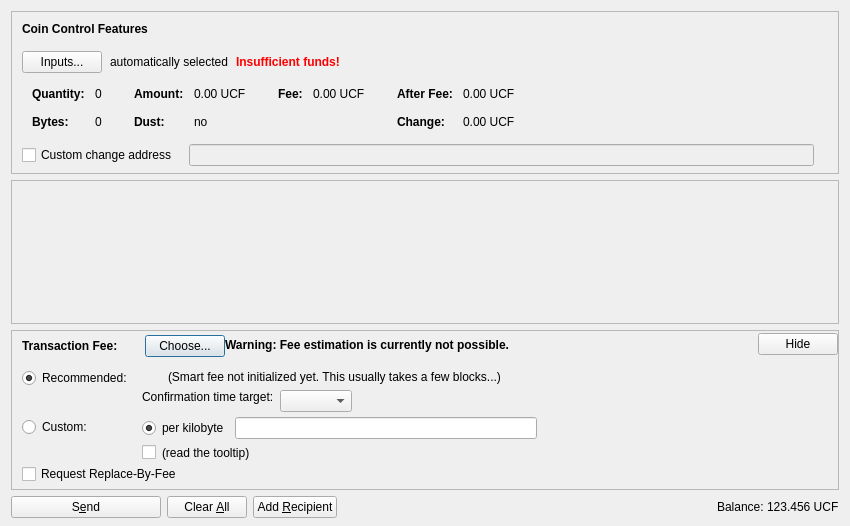
<?xml version="1.0" encoding="UTF-8"?>
<ui version="4.0">
 <class>SendCoinsDialog</class>
 <widget class="QDialog" name="SendCoinsDialog">
  <property name="geometry">
   <rect>
    <x>0</x>
    <y>0</y>
    <width>850</width>
    <height>526</height>
   </rect>
  </property>
  <property name="windowTitle">
   <string>Send Coins</string>
  </property>
  <layout class="QVBoxLayout" name="verticalLayout" stretch="0,1,0,0">
   <property name="bottomMargin">
    <number>8</number>
   </property>
   <item>
    <widget class="QFrame" name="frameCoinControl">
     <property name="sizePolicy">
      <sizepolicy hsizetype="Expanding" vsizetype="Expanding">
       <horstretch>0</horstretch>
       <verstretch>0</verstretch>
      </sizepolicy>
     </property>
     <property name="maximumSize">
      <size>
       <width>16777215</width>
       <height>16777215</height>
      </size>
     </property>
     <property name="frameShape">
      <enum>QFrame::StyledPanel</enum>
     </property>
     <property name="frameShadow">
      <enum>QFrame::Sunken</enum>
     </property>
     <layout class="QVBoxLayout" name="verticalLayoutCoinControl2">
      <property name="spacing">
       <number>0</number>
      </property>
      <property name="leftMargin">
       <number>0</number>
      </property>
      <property name="topMargin">
       <number>0</number>
      </property>
      <property name="rightMargin">
       <number>0</number>
      </property>
      <property name="bottomMargin">
       <number>6</number>
      </property>
      <item>
       <layout class="QVBoxLayout" name="verticalLayoutCoinControl" stretch="0,0,0,0,1">
        <property name="spacing">
         <number>0</number>
        </property>
        <property name="leftMargin">
         <number>10</number>
        </property>
        <property name="topMargin">
         <number>10</number>
        </property>
        <item>
         <layout class="QHBoxLayout" name="horizontalLayoutCoinControl1">
          <property name="bottomMargin">
           <number>15</number>
          </property>
          <item>
           <widget class="QLabel" name="labelCoinControlFeatures">
            <property name="sizePolicy">
             <sizepolicy hsizetype="Preferred" vsizetype="Maximum">
              <horstretch>0</horstretch>
              <verstretch>0</verstretch>
             </sizepolicy>
            </property>
            <property name="font">
             <font>
              <weight>75</weight>
              <bold>true</bold>
             </font>
            </property>
            <property name="styleSheet">
             <string notr="true">font-weight:bold;</string>
            </property>
            <property name="text">
             <string>Coin Control Features</string>
            </property>
           </widget>
          </item>
         </layout>
        </item>
        <item>
         <layout class="QHBoxLayout" name="horizontalLayoutCoinControl2" stretch="0,0,0,0">
          <property name="spacing">
           <number>8</number>
          </property>
          <property name="bottomMargin">
           <number>10</number>
          </property>
          <item>
           <widget class="QPushButton" name="pushButtonCoinControl">
            <property name="styleSheet">
             <string notr="true"/>
            </property>
            <property name="text">
             <string>Inputs...</string>
            </property>
            <property name="autoDefault">
             <bool>false</bool>
            </property>
           </widget>
          </item>
          <item>
           <widget class="QLabel" name="labelCoinControlAutomaticallySelected">
            <property name="text">
             <string>automatically selected</string>
            </property>
            <property name="margin">
             <number>5</number>
            </property>
           </widget>
          </item>
          <item>
           <widget class="QLabel" name="labelCoinControlInsuffFunds">
            <property name="font">
             <font>
              <weight>75</weight>
              <bold>true</bold>
             </font>
            </property>
            <property name="styleSheet">
             <string notr="true">color:red;font-weight:bold;</string>
            </property>
            <property name="text">
             <string>Insufficient funds!</string>
            </property>
            <property name="margin">
             <number>5</number>
            </property>
           </widget>
          </item>
          <item>
           <spacer name="horizontalSpacerCoinControl">
            <property name="orientation">
             <enum>Qt::Horizontal</enum>
            </property>
            <property name="sizeHint" stdset="0">
             <size>
              <width>40</width>
              <height>1</height>
             </size>
            </property>
           </spacer>
          </item>
         </layout>
        </item>
        <item>
         <widget class="QWidget" name="widgetCoinControl" native="true">
          <property name="sizePolicy">
           <sizepolicy hsizetype="Preferred" vsizetype="Preferred">
            <horstretch>0</horstretch>
            <verstretch>0</verstretch>
           </sizepolicy>
          </property>
          <property name="minimumSize">
           <size>
            <width>0</width>
            <height>0</height>
           </size>
          </property>
          <property name="styleSheet">
           <string notr="true"/>
          </property>
          <layout class="QHBoxLayout" name="horizontalLayoutCoinControl5">
           <property name="leftMargin">
            <number>0</number>
           </property>
           <property name="topMargin">
            <number>0</number>
           </property>
           <property name="rightMargin">
            <number>0</number>
           </property>
           <property name="bottomMargin">
            <number>0</number>
           </property>
           <item>
            <layout class="QHBoxLayout" name="horizontalLayoutCoinControl3" stretch="0,0,0,1">
             <property name="spacing">
              <number>20</number>
             </property>
             <property name="topMargin">
              <number>0</number>
             </property>
             <property name="bottomMargin">
              <number>10</number>
             </property>
             <item>
              <layout class="QFormLayout" name="formLayoutCoinControl1">
               <property name="horizontalSpacing">
                <number>10</number>
               </property>
               <property name="verticalSpacing">
                <number>14</number>
               </property>
               <property name="leftMargin">
                <number>10</number>
               </property>
               <property name="topMargin">
                <number>4</number>
               </property>
               <property name="rightMargin">
                <number>6</number>
               </property>
               <item row="0" column="0">
                <widget class="QLabel" name="labelCoinControlQuantityText">
                 <property name="font">
                  <font>
                   <weight>75</weight>
                   <bold>true</bold>
                  </font>
                 </property>
                 <property name="text">
                  <string>Quantity:</string>
                 </property>
                 <property name="margin">
                  <number>0</number>
                 </property>
                </widget>
               </item>
               <item row="0" column="1">
                <widget class="QLabel" name="labelCoinControlQuantity">
                 <property name="cursor">
                  <cursorShape>IBeamCursor</cursorShape>
                 </property>
                 <property name="contextMenuPolicy">
                  <enum>Qt::ActionsContextMenu</enum>
                 </property>
                 <property name="text">
                  <string notr="true">0</string>
                 </property>
                 <property name="margin">
                  <number>0</number>
                 </property>
                 <property name="textInteractionFlags">
                  <set>Qt::LinksAccessibleByMouse|Qt::TextSelectableByKeyboard|Qt::TextSelectableByMouse</set>
                 </property>
                </widget>
               </item>
               <item row="1" column="0">
                <widget class="QLabel" name="labelCoinControlBytesText">
                 <property name="font">
                  <font>
                   <weight>75</weight>
                   <bold>true</bold>
                  </font>
                 </property>
                 <property name="text">
                  <string>Bytes:</string>
                 </property>
                </widget>
               </item>
               <item row="1" column="1">
                <widget class="QLabel" name="labelCoinControlBytes">
                 <property name="cursor">
                  <cursorShape>IBeamCursor</cursorShape>
                 </property>
                 <property name="contextMenuPolicy">
                  <enum>Qt::ActionsContextMenu</enum>
                 </property>
                 <property name="text">
                  <string notr="true">0</string>
                 </property>
                 <property name="textInteractionFlags">
                  <set>Qt::LinksAccessibleByMouse|Qt::TextSelectableByKeyboard|Qt::TextSelectableByMouse</set>
                 </property>
                </widget>
               </item>
              </layout>
             </item>
             <item>
              <layout class="QFormLayout" name="formLayoutCoinControl2">
               <property name="horizontalSpacing">
                <number>10</number>
               </property>
               <property name="verticalSpacing">
                <number>14</number>
               </property>
               <property name="leftMargin">
                <number>6</number>
               </property>
               <property name="topMargin">
                <number>4</number>
               </property>
               <property name="rightMargin">
                <number>6</number>
               </property>
               <item row="0" column="0">
                <widget class="QLabel" name="labelCoinControlAmountText">
                 <property name="font">
                  <font>
                   <weight>75</weight>
                   <bold>true</bold>
                  </font>
                 </property>
                 <property name="text">
                  <string>Amount:</string>
                 </property>
                 <property name="margin">
                  <number>0</number>
                 </property>
                </widget>
               </item>
               <item row="0" column="1">
                <widget class="QLabel" name="labelCoinControlAmount">
                 <property name="cursor">
                  <cursorShape>IBeamCursor</cursorShape>
                 </property>
                 <property name="contextMenuPolicy">
                  <enum>Qt::ActionsContextMenu</enum>
                 </property>
                 <property name="text">
                  <string notr="true">0.00 UCF</string>
                 </property>
                 <property name="textInteractionFlags">
                  <set>Qt::LinksAccessibleByMouse|Qt::TextSelectableByKeyboard|Qt::TextSelectableByMouse</set>
                 </property>
                </widget>
               </item>
               <item row="1" column="0">
                <widget class="QLabel" name="labelCoinControlLowOutputText">
                 <property name="font">
                  <font>
                   <weight>75</weight>
                   <bold>true</bold>
                  </font>
                 </property>
                 <property name="text">
                  <string>Dust:</string>
                 </property>
                </widget>
               </item>
               <item row="1" column="1">
                <widget class="QLabel" name="labelCoinControlLowOutput">
                 <property name="cursor">
                  <cursorShape>IBeamCursor</cursorShape>
                 </property>
                 <property name="contextMenuPolicy">
                  <enum>Qt::ActionsContextMenu</enum>
                 </property>
                 <property name="text">
                  <string notr="true">no</string>
                 </property>
                 <property name="textInteractionFlags">
                  <set>Qt::LinksAccessibleByMouse|Qt::TextSelectableByKeyboard|Qt::TextSelectableByMouse</set>
                 </property>
                </widget>
               </item>
              </layout>
             </item>
             <item>
              <layout class="QFormLayout" name="formLayoutCoinControl3">
               <property name="horizontalSpacing">
                <number>10</number>
               </property>
               <property name="verticalSpacing">
                <number>14</number>
               </property>
               <property name="leftMargin">
                <number>6</number>
               </property>
               <property name="topMargin">
                <number>4</number>
               </property>
               <property name="rightMargin">
                <number>6</number>
               </property>
               <item row="0" column="0">
                <widget class="QLabel" name="labelCoinControlFeeText">
                 <property name="font">
                  <font>
                   <weight>75</weight>
                   <bold>true</bold>
                  </font>
                 </property>
                 <property name="text">
                  <string>Fee:</string>
                 </property>
                 <property name="margin">
                  <number>0</number>
                 </property>
                </widget>
               </item>
               <item row="0" column="1">
                <widget class="QLabel" name="labelCoinControlFee">
                 <property name="cursor">
                  <cursorShape>IBeamCursor</cursorShape>
                 </property>
                 <property name="contextMenuPolicy">
                  <enum>Qt::ActionsContextMenu</enum>
                 </property>
                 <property name="text">
                  <string notr="true">0.00 UCF</string>
                 </property>
                 <property name="textInteractionFlags">
                  <set>Qt::LinksAccessibleByMouse|Qt::TextSelectableByKeyboard|Qt::TextSelectableByMouse</set>
                 </property>
                </widget>
               </item>
              </layout>
             </item>
             <item>
              <layout class="QFormLayout" name="formLayoutCoinControl4">
               <property name="horizontalSpacing">
                <number>10</number>
               </property>
               <property name="verticalSpacing">
                <number>14</number>
               </property>
               <property name="leftMargin">
                <number>6</number>
               </property>
               <property name="topMargin">
                <number>4</number>
               </property>
               <property name="rightMargin">
                <number>6</number>
               </property>
               <item row="0" column="0">
                <widget class="QLabel" name="labelCoinControlAfterFeeText">
                 <property name="font">
                  <font>
                   <weight>75</weight>
                   <bold>true</bold>
                  </font>
                 </property>
                 <property name="text">
                  <string>After Fee:</string>
                 </property>
                 <property name="margin">
                  <number>0</number>
                 </property>
                </widget>
               </item>
               <item row="0" column="1">
                <widget class="QLabel" name="labelCoinControlAfterFee">
                 <property name="cursor">
                  <cursorShape>IBeamCursor</cursorShape>
                 </property>
                 <property name="contextMenuPolicy">
                  <enum>Qt::ActionsContextMenu</enum>
                 </property>
                 <property name="text">
                  <string notr="true">0.00 UCF</string>
                 </property>
                 <property name="textInteractionFlags">
                  <set>Qt::LinksAccessibleByMouse|Qt::TextSelectableByKeyboard|Qt::TextSelectableByMouse</set>
                 </property>
                </widget>
               </item>
               <item row="1" column="0">
                <widget class="QLabel" name="labelCoinControlChangeText">
                 <property name="font">
                  <font>
                   <weight>75</weight>
                   <bold>true</bold>
                  </font>
                 </property>
                 <property name="text">
                  <string>Change:</string>
                 </property>
                </widget>
               </item>
               <item row="1" column="1">
                <widget class="QLabel" name="labelCoinControlChange">
                 <property name="cursor">
                  <cursorShape>IBeamCursor</cursorShape>
                 </property>
                 <property name="contextMenuPolicy">
                  <enum>Qt::ActionsContextMenu</enum>
                 </property>
                 <property name="text">
                  <string notr="true">0.00 UCF</string>
                 </property>
                 <property name="textInteractionFlags">
                  <set>Qt::LinksAccessibleByMouse|Qt::TextSelectableByKeyboard|Qt::TextSelectableByMouse</set>
                 </property>
                </widget>
               </item>
              </layout>
             </item>
            </layout>
           </item>
          </layout>
         </widget>
        </item>
        <item>
         <layout class="QHBoxLayout" name="horizontalLayoutCoinControl4" stretch="0,0,0">
          <property name="spacing">
           <number>12</number>
          </property>
          <property name="sizeConstraint">
           <enum>QLayout::SetDefaultConstraint</enum>
          </property>
          <property name="topMargin">
           <number>5</number>
          </property>
          <property name="rightMargin">
           <number>5</number>
          </property>
          <item>
           <widget class="QCheckBox" name="checkBoxCoinControlChange">
            <property name="toolTip">
             <string>If this is activated, but the change address is empty or invalid, change will be sent to a newly generated address.</string>
            </property>
            <property name="text">
             <string>Custom change address</string>
            </property>
           </widget>
          </item>
          <item>
           <widget class="QValidatedLineEdit" name="lineEditCoinControlChange">
            <property name="enabled">
             <bool>false</bool>
            </property>
            <property name="sizePolicy">
             <sizepolicy hsizetype="Expanding" vsizetype="Fixed">
              <horstretch>0</horstretch>
              <verstretch>0</verstretch>
             </sizepolicy>
            </property>
           </widget>
          </item>
          <item>
           <widget class="QLabel" name="labelCoinControlChangeLabel">
            <property name="sizePolicy">
             <sizepolicy hsizetype="Preferred" vsizetype="Expanding">
              <horstretch>0</horstretch>
              <verstretch>0</verstretch>
             </sizepolicy>
            </property>
            <property name="minimumSize">
             <size>
              <width>0</width>
              <height>0</height>
             </size>
            </property>
            <property name="text">
             <string/>
            </property>
            <property name="margin">
             <number>3</number>
            </property>
           </widget>
          </item>
         </layout>
        </item>
        <item>
         <spacer name="verticalSpacerCoinControl">
          <property name="orientation">
           <enum>Qt::Vertical</enum>
          </property>
          <property name="sizeHint" stdset="0">
           <size>
            <width>800</width>
            <height>1</height>
           </size>
          </property>
         </spacer>
        </item>
       </layout>
      </item>
     </layout>
    </widget>
   </item>
   <item>
    <widget class="QScrollArea" name="scrollArea">
     <property name="widgetResizable">
      <bool>true</bool>
     </property>
     <widget class="QWidget" name="scrollAreaWidgetContents">
      <property name="geometry">
       <rect>
        <x>0</x>
        <y>0</y>
        <width>830</width>
        <height>104</height>
       </rect>
      </property>
      <layout class="QVBoxLayout" name="verticalLayout_2" stretch="0,1">
       <property name="leftMargin">
        <number>0</number>
       </property>
       <property name="topMargin">
        <number>0</number>
       </property>
       <property name="rightMargin">
        <number>0</number>
       </property>
       <property name="bottomMargin">
        <number>0</number>
       </property>
       <item>
        <layout class="QVBoxLayout" name="entries">
         <property name="spacing">
          <number>6</number>
         </property>
        </layout>
       </item>
       <item>
        <spacer name="verticalSpacer">
         <property name="orientation">
          <enum>Qt::Vertical</enum>
         </property>
         <property name="sizeHint" stdset="0">
          <size>
           <width>20</width>
           <height>40</height>
          </size>
         </property>
        </spacer>
       </item>
      </layout>
     </widget>
    </widget>
   </item>
   <item>
    <widget class="QFrame" name="frameFee">
     <property name="sizePolicy">
      <sizepolicy hsizetype="Expanding" vsizetype="Expanding">
       <horstretch>0</horstretch>
       <verstretch>0</verstretch>
      </sizepolicy>
     </property>
     <property name="maximumSize">
      <size>
       <width>16777215</width>
       <height>16777215</height>
      </size>
     </property>
     <property name="frameShape">
      <enum>QFrame::StyledPanel</enum>
     </property>
     <property name="frameShadow">
      <enum>QFrame::Sunken</enum>
     </property>
     <layout class="QVBoxLayout" name="verticalLayoutFee1">
      <property name="spacing">
       <number>0</number>
      </property>
      <property name="leftMargin">
       <number>0</number>
      </property>
      <property name="topMargin">
       <number>0</number>
      </property>
      <property name="rightMargin">
       <number>0</number>
      </property>
      <property name="bottomMargin">
       <number>0</number>
      </property>
      <item>
       <layout class="QVBoxLayout" name="verticalLayoutFee2" stretch="0,0,0">
        <property name="spacing">
         <number>0</number>
        </property>
        <property name="leftMargin">
         <number>10</number>
        </property>
        <property name="topMargin">
         <number>0</number>
        </property>
        <item>
         <layout class="QHBoxLayout" name="horizontalLayoutFee1">
          <property name="bottomMargin">
           <number>0</number>
          </property>
          <item>
           <layout class="QVBoxLayout" name="verticalLayoutFee7">
            <property name="spacing">
             <number>0</number>
            </property>
            <item>
             <spacer name="verticalSpacerSmartFee">
              <property name="orientation">
               <enum>Qt::Vertical</enum>
              </property>
              <property name="sizeType">
               <enum>QSizePolicy::Fixed</enum>
              </property>
              <property name="sizeHint" stdset="0">
               <size>
                <width>1</width>
                <height>4</height>
               </size>
              </property>
             </spacer>
            </item>
            <item>
             <layout class="QHBoxLayout" name="horizontalLayoutSmartFee">
              <property name="spacing">
               <number>10</number>
              </property>
              <item>
               <widget class="QLabel" name="labelFeeHeadline">
                <property name="sizePolicy">
                 <sizepolicy hsizetype="Preferred" vsizetype="Maximum">
                  <horstretch>0</horstretch>
                  <verstretch>0</verstretch>
                 </sizepolicy>
                </property>
                <property name="font">
                 <font>
                  <weight>75</weight>
                  <bold>true</bold>
                 </font>
                </property>
                <property name="styleSheet">
                 <string notr="true">font-weight:bold;</string>
                </property>
                <property name="text">
                 <string>Transaction Fee:</string>
                </property>
               </widget>
              </item>
              <item>
               <widget class="QLabel" name="labelFeeMinimized">
                <property name="text">
                 <string/>
                </property>
               </widget>
              </item>
              <item>
               <widget class="QPushButton" name="buttonChooseFee">
                <property name="text">
                 <string>Choose...</string>
                </property>
               </widget>
              </item>
             </layout>
            </item>
            <item>
             <spacer name="verticalSpacer_5">
              <property name="orientation">
               <enum>Qt::Vertical</enum>
              </property>
              <property name="sizeHint" stdset="0">
               <size>
                <width>1</width>
                <height>1</height>
               </size>
              </property>
             </spacer>
            </item>
           </layout>
          </item>
          <item>
           <widget class="QLabel" name="fallbackFeeWarningLabel">
            <property name="toolTip">
             <string>Using the fallbackfee can result in sending a transaction that will take several hours or days (or never) to confirm. Consider choosing your fee manually or wait until you have validated the complete chain.</string>
            </property>
            <property name="font">
            <font>
                <weight>75</weight>
                <bold>true</bold>
            </font>
            </property>
            <property name="text">
             <string>Warning: Fee estimation is currently not possible.</string>
            </property>
            <property name="wordWrap">
             <bool>false</bool>
            </property>
           </widget>
          </item>
          <item>
           <spacer name="horizontalSpacer_4">
            <property name="orientation">
             <enum>Qt::Horizontal</enum>
            </property>
            <property name="sizeType">
             <enum>QSizePolicy::MinimumExpanding</enum>
            </property>
            <property name="sizeHint" stdset="0">
             <size>
              <width>40</width>
              <height>20</height>
             </size>
            </property>
           </spacer>
          </item>
          <item>
           <widget class="QPushButton" name="buttonMinimizeFee">
            <property name="toolTip">
             <string>collapse fee-settings</string>
            </property>
            <property name="text">
             <string>Hide</string>
            </property>
           </widget>
          </item>
         </layout>
        </item>
        <item>
         <widget class="QFrame" name="frameFeeSelection">
          <layout class="QVBoxLayout" name="verticalLayoutFee12">
           <property name="spacing">
            <number>0</number>
           </property>
           <property name="leftMargin">
            <number>0</number>
           </property>
           <property name="topMargin">
            <number>0</number>
           </property>
           <property name="rightMargin">
            <number>0</number>
           </property>
           <property name="bottomMargin">
            <number>0</number>
           </property>
           <item>
            <layout class="QGridLayout" name="gridLayoutFee">
             <property name="topMargin">
              <number>10</number>
             </property>
             <property name="bottomMargin">
              <number>4</number>
             </property>
             <property name="horizontalSpacing">
              <number>10</number>
             </property>
             <property name="verticalSpacing">
              <number>4</number>
             </property>
             <item row="1" column="1">
              <layout class="QVBoxLayout" name="verticalLayoutFee8">
               <property name="spacing">
                <number>6</number>
               </property>
               <item>
                <layout class="QHBoxLayout" name="horizontalLayoutFee13">
                 <item>
                  <widget class="QRadioButton" name="radioCustomPerKilobyte">
                   <property name="toolTip">
                    <string>If the custom fee is set to 1000 satoshis and the transaction is only 250 bytes, then &quot;per kilobyte&quot; only pays 250 satoshis in fee, while &quot;total at least&quot; pays 1000 satoshis. For transactions bigger than a kilobyte both pay by kilobyte.</string>
                   </property>
                   <property name="text">
                    <string>per kilobyte</string>
                   </property>
                   <property name="checked">
                    <bool>true</bool>
                   </property>
                   <attribute name="buttonGroup">
                    <string notr="true">groupCustomFee</string>
                   </attribute>
                  </widget>
                 </item>
                 <item>
                  <widget class="BitcoinAmountField" name="customFee"/>
                 </item>
                 <item>
                  <spacer name="horizontalSpacer_6">
                   <property name="orientation">
                    <enum>Qt::Horizontal</enum>
                   </property>
                   <property name="sizeHint" stdset="0">
                    <size>
                     <width>1</width>
                     <height>1</height>
                    </size>
                   </property>
                  </spacer>
                 </item>
                </layout>
               </item>
               <item>
                <layout class="QHBoxLayout" name="horizontalLayoutFee8">
                 <item>
                  <widget class="QCheckBox" name="checkBoxMinimumFee">
                   <property name="toolTip">
                    <string>Paying only the minimum fee is just fine as long as there is less transaction volume than space in the blocks. But be aware that this can end up in a never confirming transaction once there is more demand for knightcoin transactions than the network can process.</string>
                   </property>
                   <property name="text">
                    <string/>
                   </property>
                  </widget>
                 </item>
                 <item>
                  <widget class="QLabel" name="labelMinFeeWarning">
                   <property name="enabled">
                    <bool>true</bool>
                   </property>
                   <property name="toolTip">
                    <string>Paying only the minimum fee is just fine as long as there is less transaction volume than space in the blocks. But be aware that this can end up in a never confirming transaction once there is more demand for knightcoin transactions than the network can process.</string>
                   </property>
                   <property name="text">
                    <string>(read the tooltip)</string>
                   </property>
                   <property name="margin">
                    <number>5</number>
                   </property>
                  </widget>
                 </item>
                 <item>
                  <spacer name="horizontalSpacer_2">
                   <property name="orientation">
                    <enum>Qt::Horizontal</enum>
                   </property>
                   <property name="sizeHint" stdset="0">
                    <size>
                     <width>1</width>
                     <height>1</height>
                    </size>
                   </property>
                  </spacer>
                 </item>
                </layout>
               </item>
              </layout>
             </item>
             <item row="0" column="0">
              <layout class="QVBoxLayout" name="verticalLayoutFee4" stretch="0,1">
               <item>
                <widget class="QRadioButton" name="radioSmartFee">
                 <property name="text">
                  <string>Recommended:</string>
                 </property>
                 <property name="checked">
                  <bool>true</bool>
                 </property>
                 <attribute name="buttonGroup">
                  <string notr="true">groupFee</string>
                 </attribute>
                </widget>
               </item>
               <item>
                <spacer name="verticalSpacer_2">
                 <property name="orientation">
                  <enum>Qt::Vertical</enum>
                 </property>
                 <property name="sizeHint" stdset="0">
                  <size>
                   <width>1</width>
                   <height>1</height>
                  </size>
                 </property>
                </spacer>
               </item>
              </layout>
             </item>
             <item row="1" column="0">
              <layout class="QVBoxLayout" name="verticalLayoutFee9" stretch="0,1">
               <item>
                <widget class="QRadioButton" name="radioCustomFee">
                 <property name="text">
                  <string>Custom:</string>
                 </property>
                 <attribute name="buttonGroup">
                  <string notr="true">groupFee</string>
                 </attribute>
                </widget>
               </item>
               <item>
                <spacer name="verticalSpacer_6">
                 <property name="orientation">
                  <enum>Qt::Vertical</enum>
                 </property>
                 <property name="sizeHint" stdset="0">
                  <size>
                   <width>1</width>
                   <height>1</height>
                  </size>
                 </property>
                </spacer>
               </item>
              </layout>
             </item>
             <item row="0" column="1">
              <layout class="QVBoxLayout" name="verticalLayoutFee3" stretch="0,0,1">
               <property name="spacing">
                <number>6</number>
               </property>
               <property name="topMargin">
                <number>2</number>
               </property>
               <item>
                <layout class="QHBoxLayout" name="horizontalLayoutFee12">
                 <item>
                  <widget class="QLabel" name="labelSmartFee">
                   <property name="text">
                    <string/>
                   </property>
                   <property name="margin">
                    <number>2</number>
                   </property>
                  </widget>
                 </item>
                 <item>
                  <widget class="QLabel" name="labelFeeEstimation">
                   <property name="text">
                    <string/>
                   </property>
                  </widget>
                 </item>
                 <item>
                  <widget class="QLabel" name="labelSmartFee2">
                   <property name="text">
                    <string>(Smart fee not initialized yet. This usually takes a few blocks...)</string>
                   </property>
                   <property name="margin">
                    <number>2</number>
                   </property>
                  </widget>
                 </item>
                 <item>
                  <spacer name="horizontalSpacer_5">
                   <property name="orientation">
                    <enum>Qt::Horizontal</enum>
                   </property>
                   <property name="sizeHint" stdset="0">
                    <size>
                     <width>1</width>
                     <height>1</height>
                    </size>
                   </property>
                  </spacer>
                 </item>
                </layout>
               </item>
               <item>
                <layout class="QHBoxLayout" name="horizontalLayoutFee9">
                 <item>
                  <layout class="QVBoxLayout" name="verticalLayoutFee6">
                   <item>
                    <widget class="QLabel" name="labelSmartFee3">
                     <property name="text">
                      <string>Confirmation time target:</string>
                     </property>
                     <property name="margin">
                      <number>2</number>
                     </property>
                    </widget>
                   </item>
                   <item>
                    <spacer name="verticalSpacer_3">
                     <property name="orientation">
                      <enum>Qt::Vertical</enum>
                     </property>
                     <property name="sizeHint" stdset="0">
                      <size>
                       <width>1</width>
                       <height>1</height>
                      </size>
                     </property>
                    </spacer>
                   </item>
                  </layout>
                 </item>
                 <item>
                  <layout class="QVBoxLayout" name="verticalLayoutFee5">
                   <property name="rightMargin">
                    <number>30</number>
                   </property>
                   <item>
                    <layout class="QHBoxLayout" name="horizontalLayoutConfTarget">
                     <property name="bottomMargin">
                      <number>0</number>
                     </property>
                     <item>
                      <widget class="QComboBox" name="confTargetSelector"/>
                     </item>
                     <item>
                      <spacer name="horizontalSpacerConfTarget">
                       <property name="orientation">
                        <enum>Qt::Horizontal</enum>
                       </property>
                       <property name="sizeHint" stdset="0">
                        <size>
                         <width>40</width>
                         <height>20</height>
                        </size>
                       </property>
                      </spacer>
                     </item>
                    </layout>
                   </item>
                  </layout>
                 </item>
                </layout>
               </item>
               <item>
                <spacer name="verticalSpacer_4">
                 <property name="orientation">
                  <enum>Qt::Vertical</enum>
                 </property>
                 <property name="sizeHint" stdset="0">
                  <size>
                   <width>1</width>
                   <height>1</height>
                  </size>
                 </property>
                </spacer>
               </item>
              </layout>
             </item>
            </layout>
           </item>
           <item>
            <widget class="QCheckBox" name="optInRBF">
             <property name="text">
              <string>Request Replace-By-Fee</string>
             </property>
             <property name="toolTip">
              <string>Indicates that the sender may wish to replace this transaction with a new one paying higher fees (prior to being confirmed).</string>
             </property>
            </widget>
           </item>
          </layout>
         </widget>
        </item>
        <item>
         <spacer name="verticalSpacerFee">
          <property name="orientation">
           <enum>Qt::Vertical</enum>
          </property>
          <property name="sizeHint" stdset="0">
           <size>
            <width>40</width>
            <height>5</height>
           </size>
          </property>
         </spacer>
        </item>
       </layout>
      </item>
     </layout>
    </widget>
   </item>
   <item>
    <layout class="QHBoxLayout" name="horizontalLayout">
     <item>
      <widget class="QPushButton" name="sendButton">
       <property name="minimumSize">
        <size>
         <width>150</width>
         <height>0</height>
        </size>
       </property>
       <property name="toolTip">
        <string>Confirm the send action</string>
       </property>
       <property name="text">
        <string>S&amp;end</string>
       </property>
       <property name="icon">
        <iconset resource="../bitcoin.qrc">
         <normaloff>:/icons/send</normaloff>:/icons/send</iconset>
       </property>
       <property name="autoDefault">
        <bool>false</bool>
       </property>
       <property name="default">
        <bool>false</bool>
       </property>
      </widget>
     </item>
     <item>
      <widget class="QPushButton" name="clearButton">
       <property name="sizePolicy">
        <sizepolicy hsizetype="Minimum" vsizetype="Fixed">
         <horstretch>0</horstretch>
         <verstretch>0</verstretch>
        </sizepolicy>
       </property>
       <property name="toolTip">
        <string>Clear all fields of the form.</string>
       </property>
       <property name="text">
        <string>Clear &amp;All</string>
       </property>
       <property name="icon">
        <iconset resource="../bitcoin.qrc">
         <normaloff>:/icons/remove</normaloff>:/icons/remove</iconset>
       </property>
       <property name="autoDefault">
        <bool>false</bool>
       </property>
      </widget>
     </item>
     <item>
      <widget class="QPushButton" name="addButton">
       <property name="toolTip">
        <string>Send to multiple recipients at once</string>
       </property>
       <property name="text">
        <string>Add &amp;Recipient</string>
       </property>
       <property name="icon">
        <iconset resource="../bitcoin.qrc">
         <normaloff>:/icons/add</normaloff>:/icons/add</iconset>
       </property>
       <property name="autoDefault">
        <bool>false</bool>
       </property>
      </widget>
     </item>
     <item>
      <spacer name="horizontalSpacer">
       <property name="orientation">
        <enum>Qt::Horizontal</enum>
       </property>
       <property name="sizeHint" stdset="0">
        <size>
         <width>40</width>
         <height>20</height>
        </size>
       </property>
      </spacer>
     </item>
     <item>
      <layout class="QHBoxLayout" name="horizontalLayout_2">
       <property name="spacing">
        <number>3</number>
       </property>
       <item>
        <widget class="QLabel" name="label">
         <property name="sizePolicy">
          <sizepolicy hsizetype="Preferred" vsizetype="Fixed">
           <horstretch>0</horstretch>
           <verstretch>0</verstretch>
          </sizepolicy>
         </property>
         <property name="text">
          <string>Balance:</string>
         </property>
        </widget>
       </item>
       <item>
        <widget class="QLabel" name="labelBalance">
         <property name="sizePolicy">
          <sizepolicy hsizetype="Preferred" vsizetype="Fixed">
           <horstretch>0</horstretch>
           <verstretch>0</verstretch>
          </sizepolicy>
         </property>
         <property name="cursor">
          <cursorShape>IBeamCursor</cursorShape>
         </property>
         <property name="text">
          <string notr="true">123.456 UCF</string>
         </property>
         <property name="textInteractionFlags">
          <set>Qt::LinksAccessibleByMouse|Qt::TextSelectableByKeyboard|Qt::TextSelectableByMouse</set>
         </property>
        </widget>
       </item>
      </layout>
     </item>
    </layout>
   </item>
  </layout>
 </widget>
 <customwidgets>
  <customwidget>
   <class>QValidatedLineEdit</class>
   <extends>QLineEdit</extends>
   <header>qvalidatedlineedit.h</header>
  </customwidget>
  <customwidget>
   <class>BitcoinAmountField</class>
   <extends>QLineEdit</extends>
   <header>bitcoinamountfield.h</header>
   <container>1</container>
  </customwidget>
 </customwidgets>
 <resources>
  <include location="../bitcoin.qrc"/>
 </resources>
 <connections/>
 <buttongroups>
  <buttongroup name="groupFee"/>
  <buttongroup name="groupCustomFee"/>
 </buttongroups>
</ui>
